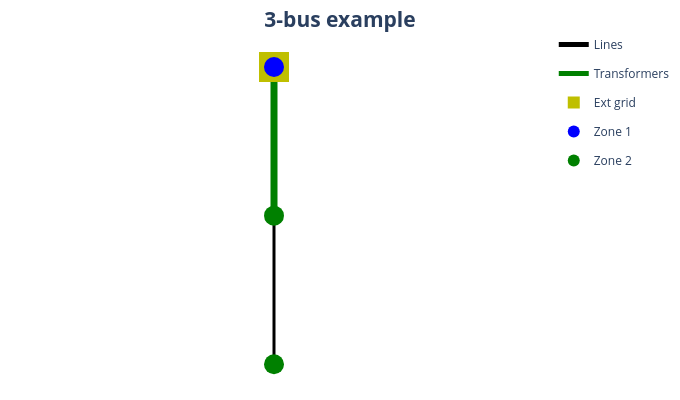

Write notebook code for a chart like this one.
### Markdown cell above
We can plot a simplified diagram of our network using the following function:

- By adding a filename, the plot will be saved in a png format in the default folder _plot_.
- We can change the folder name using the folder parameter.
- We can view the equipment parameters in the plot by moving the mouse over them.
- The network is well traced when it is tree-like. In the case of a mesh grid, a coordinate parameter must be added to the buses.

### Code cell
pp_plot.plot_power_network(
    net=net, plot_title="3-bus example"  # , filename="3_bus_example"
)

### Figure 1 — Plotly figure (JSON) as saved in the notebook; plotly's stock layout.template omitted (floating-point values rounded to 4 significant figures)
{"data": [{"hoverinfo": "text", "legendgroup": "lines", "line": {"color": "rgb(0, 0, 0)", "dash": "solid", "width": 3}, "mode": "lines", "name": "Lines", "showlegend": true, "text": "Line", "type": "scatter", "x": [0, 0, 0], "y": [-1, -1.5, -2]}, {"hoverinfo": "text", "legendgroup": "lines", "marker": {"color": "rgb(0, 0, 0)", "size": 1, "symbol": "circle"}, "mode": "markers", "name": "edge_center", "showlegend": false, "type": "scatter", "x": [0], "y": [-1.5]}, {"hoverinfo": "text", "legendgroup": "Transformers", "line": {"color": "rgb(0, 128, 0)", "width": 7}, "mode": "lines", "name": "Transformers", "showlegend": true, "text": "Trafo<br>0.4 MVA", "type": "scatter", "x": [0, 0, 0], "y": [0, -0.5, -1]}, {"hoverinfo": "text", "legendgroup": "Transformers", "marker": {"color": "rgb(0, 128, 0)", "size": 1, "symbol": "circle"}, "mode": "markers", "name": "edge_center", "showlegend": false, "text": ["Trafo<br>0.4 MVA"], "type": "scatter", "x": [0], "y": [-0.5]}, {"hoverinfo": "text", "marker": {"color": "rgb(191, 191, 0)", "size": 30, "symbol": "square"}, "mode": "markers", "name": "Ext grid", "text": ["ext_grid"], "type": "scatter", "x": [0], "y": [0]}, {"hoverinfo": "text", "marker": {"color": "rgb(0, 0, 255)", "size": 20, "symbol": "circle"}, "mode": "markers", "name": "Zone 1", "text": ["Bus 1<br>20.0 kV"], "type": "scatter", "x": [0], "y": [0]}, {"hoverinfo": "text", "marker": {"color": "rgb(0, 128, 0)", "size": 20, "symbol": "circle"}, "mode": "markers", "name": "Zone 2", "text": ["Bus 2<br>0.4 kV", "Bus 3<br>0.4 kV"], "type": "scatter", "x": [0, 0], "y": [-1, -2]}], "layout": {"font": {"size": 15}, "height": 400, "hovermode": "closest", "legend": {"font": {"size": 12}, "itemsizing": "constant"}, "margin": {"b": 5, "l": 5, "r": 5, "t": 30}, "paper_bgcolor": "white", "plot_bgcolor": "white", "showlegend": true, "title": {"text": "<b>3-bus example<b>", "x": 0.5, "xanchor": "center", "y": 0.97, "yanchor": "top"}, "width": 680, "xaxis": {"showgrid": false, "showticklabels": false, "tickfont": {"family": "Arial Black", "size": 12}, "title": {"font": {"size": 12}}, "zeroline": false}, "yaxis": {"showgrid": false, "showticklabels": false, "tickfont": {"family": "Arial Black", "size": 12}, "title": {"font": {"size": 12}}, "zeroline": false}}}
